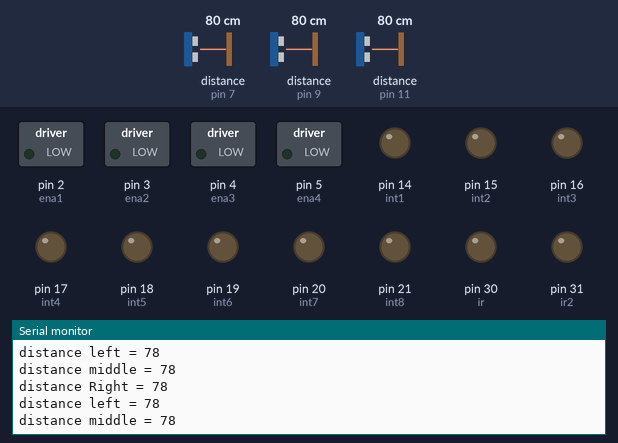
A sketch run on a simulated Arduino Mega 2560, built with avr-gcc and run on an emulated ATmega2560. Shown: switched loads named in the sketch (green lamp = pin HIGH), output pins drawn as LEDs (lit = HIGH), the last lines printed to the serial monitor. Wiring (inferred from the names in the program): 3 × ultrasonic range finder: trigger pin 6, echo pin 7 / trigger pin 8, echo pin 9 / trigger pin 10, echo pin 11. The inputs (shaded band) are chosen by the test bench; at power-on: distance to the obstacle (sensors on pin 7, pin 11, pin 9) 80 cm. The echo pulse lasts 58.3 µs per cm; pins used as bus, display or sensor lines are not drawn.

Above: at 1.2 s.
1.3 s: distance to the obstacle (sensor on pin 7) set to 12 cm
At 2.2 s:
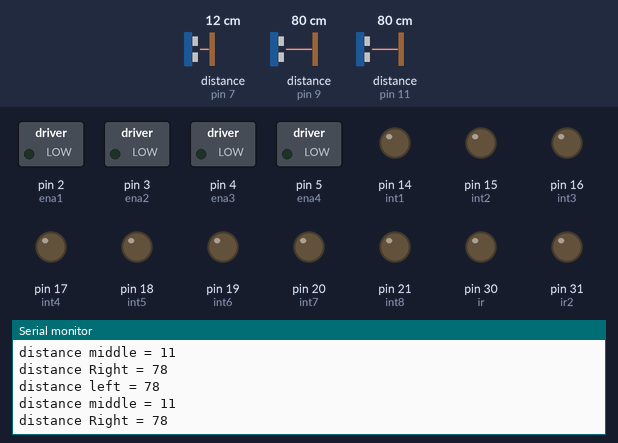
4.3 s: distance to the obstacle (sensor on pin 7) set to 9 cm
At 4.9 s:
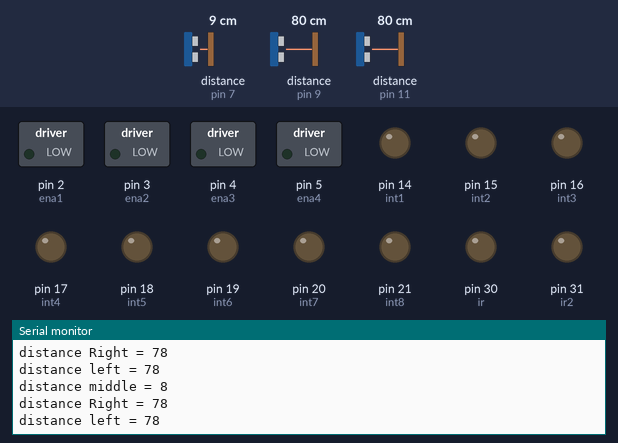
10.3 s: distance to the obstacle (sensor on pin 11) set to 12 cm
At 11.4 s:
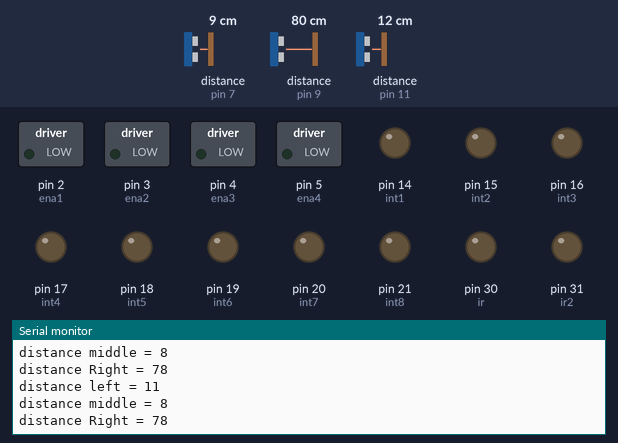
11.8 s: distance to the obstacle (sensor on pin 11) set to 9 cm
At 12.8 s:
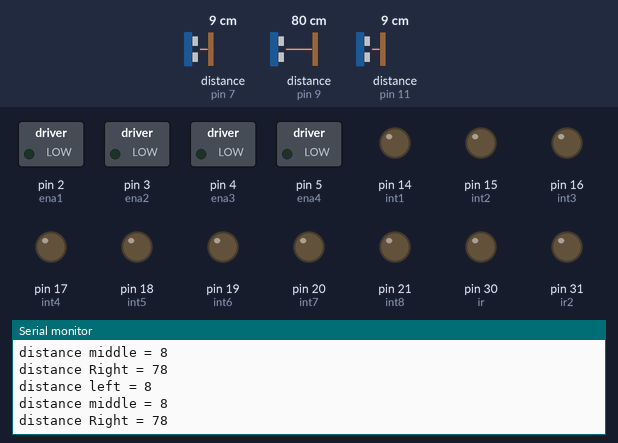
Timing chart, 0 to 14.8 s (numbered marks = the images above; inputs shaded):
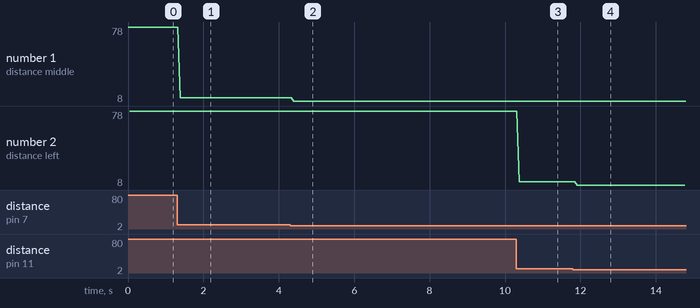

The sketch:

maze_robot_part_edited.ino
```cpp
#define ena1 2///////////
//top right Motor
#define ena2 3///*//*//*//*//*//*//*//*//*//*//*//*//*//*//*//*//*//*//*//*
//buttom right motor
#define ena3 4///////////////
//top left Motor
#define ena4 5///*//*//*//*//*//*//*//*//*//*//*//*//*//*//*//*//*//*//*//*
//buttom left motor


/////////////////////////////////////////////////////////////
#define int1 14
//for ena1
#define int2 15
//for ena1
#define int3 16
//for ena2
#define int4 17
//for ena2
#define int5 18
//for ena3
#define int6 19
//for ena3
#define int7 20
//for ena4
#define int8 21
//for ena4


#define ulmt 6
#define ulme 7
#define ulrt 8
#define ulre 9
#define ullt 10
#define ulle 11
#define ir 30
#define ir2 31
//irsensor
int i=180;
int k=0;
long durationm;
long durationr;
long durationl;
long distancem;
long distancer;
long distancel;
void setup()
{
pinMode(ena1,OUTPUT);
pinMode(ena2,OUTPUT);
pinMode(ena3,OUTPUT);
pinMode(ena4,OUTPUT);


pinMode(int1,OUTPUT);
pinMode(int2,OUTPUT);
pinMode(int3,OUTPUT);
pinMode(int4,OUTPUT);
pinMode(int5,OUTPUT);
pinMode(int6,OUTPUT);
pinMode(int7,OUTPUT);
pinMode(int8,OUTPUT);


pinMode(ulmt,OUTPUT);
pinMode(ulme,INPUT);
pinMode(ulrt,OUTPUT);
pinMode(ulre,INPUT);
pinMode(ullt,OUTPUT);
pinMode(ulle,INPUT);
pinMode(ir,OUTPUT);
pinMode(ir2,OUTPUT);
//(ena=Motor),(ir= infraredsensor),(um=ultrasonic)

Serial.begin(9600);//enable Serial monitor
}
void loop()
{

 ulm();
 ulr();
 ull();
if((distancem>10)&&(distancer<10)&&(distancel<10)&&(ir==0)&&(ir2==0))//ir==0 mean that there is nothing ir2==0 mean that there is nothings
{
forword();
}
if((distancem>10)&&(distancer>10)&&(distancel>10)&&(ir==0)&&(ir2==0))//ir==0 mean that there is nothing ir2==0 mean that there is nothings
{
forword();
}
if((distancem>10)&&(distancer>10)&&(distancel<10)&&(ir==0)&&(ir2==0))//ir==0 mean that there is nothing ir2==0 mean that there is nothings
{
forword();
}
if((distancem>10)&&(distancer<10)&&(distancel>10)&&(ir==0)&&(ir2==0))//ir==0 mean that there is nothing ir2==0 mean that there is nothings
{
forword();
}


if((distancem<10)&&(distancer>10)&&(distancel<10)&&(ir==0)&&(ir2==0))//ir==0 mean that there is nothing ir2==0 mean that there is nothings
{
stop1();
delay(500);
Right();
}
if((distancem<10)&&(distancer>10)&&(distancel>10)&&(ir==0)&&(ir2==0))//ir==0 mean that there is nothing ir2==0 mean that there is nothings
{
stop1();
delay(500);
Right();
}


if((distancem<10)&&(distancer<10)&&(distancel>10)&&(ir==0)&&(ir2==0))//ir==0 mean that there is nothing ir2==0 mean that there is nothings
{
stop1();
delay(500);
left();
}
if((distancem<10)&&(distancer<10)&&(distancel<10)&&(ir==0)&&(ir2==0))//ir==0 mean that there is nothing ir2==0 mean that there is nothings
{
stop1();
delay(500);
reverse();
}


if((distancem>10)&&(distancer<10)&&(distancel<10)&&(ir==1)&&(ir2==1))//ir==1 mean that there is black ir2==1 mean that there is black
{
stop1();
delay(500);
reverse();
}
if((distancem>10)&&(distancer>10)&&(distancel>10)&&(ir==1)&&(ir2==1))//ir==1 mean that there is black ir2==1 mean that there is black
{
stop1();
delay(500);
reverse();
}
if((distancem>10)&&(distancer>10)&&(distancel<10)&&(ir==1)&&(ir2==1))//ir==1 mean that there is black ir2==1 mean that there is black
{
stop1();
delay(500);
reverse();
}
if((distancem>10)&&(distancer<10)&&(distancel>10)&&(ir==1)&&(ir2==1))//ir==1 mean that there is black ir2==1 mean that there is black
{
stop1();
delay(500);
reverse();
}
if((distancem<10)&&(distancer>10)&&(distancel<10)&&(ir==1)&&(ir2==1))//ir==1 mean that there is black ir2==1 mean that there is black
{
stop1();
delay(500);
reverse();
}
if((distancem<10)&&(distancer>10)&&(distancel>10)&&(ir==1)&&(ir2==1))//ir==1 mean that there is black ir2==1 mean that there is black
{
stop1();
delay(500);
reverse();
}
if((distancem<10)&&(distancer<10)&&(distancel>10)&&(ir==1)&&(ir2==1))//ir==1 mean that there is black ir2==1 mean that there is black
{
stop1();
delay(500);
reverse();
}
if((distancem<10)&&(distancer<10)&&(distancel<10)&&(ir==1)&&(ir2==1))//ir==1 mean that there is black ir2==1 mean that there is black
{
stop1();
delay(500);
reverse();
}
}
```

A_Direction_Code.ino
```cpp
void forword()
{
digitalWrite(ena1,i);
digitalWrite(ena2,i);
digitalWrite(ena3,i);
digitalWrite(ena4,i);
digitalWrite(int1,LOW);
digitalWrite(int2,HIGH);
digitalWrite(int3,HIGH);
digitalWrite(int4,LOW);
digitalWrite(int5,LOW);
digitalWrite(int6,HIGH);
digitalWrite(int7,LOW);
digitalWrite(int8,HIGH);
//(int1,int2 for ena1),(int3,int4 for ena2)and soo on .....
//(HIGH,LOW)move forword (LOW,HIGH)MOVE Backword
// the speed i =180 and speed k =0
}


void Right()
{
digitalWrite(ena1,k);
digitalWrite(ena2,k);
digitalWrite(ena3,i);
digitalWrite(ena4,i);
digitalWrite(int1,HIGH);
digitalWrite(int2,HIGH);
digitalWrite(int3,HIGH);
digitalWrite(int4,HIGH);
digitalWrite(int5,LOW);
digitalWrite(int6,HIGH);
digitalWrite(int7,LOW);
digitalWrite(int8,HIGH);
//(int1,int2 for ena1),(int3,int4 for ena2)and soo on .....
//(HIGH,LOW)move forword (LOW,HIGH)MOVE Backword
// the speed i =180 and speed k =0
}


void left()
{
digitalWrite(ena1,i);
digitalWrite(ena2,i);
digitalWrite(ena3,k);
digitalWrite(ena4,k);
digitalWrite(int1,LOW);
digitalWrite(int2,HIGH);
digitalWrite(int3,HIGH);
digitalWrite(int4,LOW);
digitalWrite(int5,HIGH);
digitalWrite(int6,HIGH);
digitalWrite(int7,HIGH);
digitalWrite(int8,HIGH);
//(int1,int2 for ena1),(int3,int4 for ena2)and soo on .....
//(HIGH,LOW)move forword (LOW,HIGH)MOVE Backword
// the speed i =180 and speed k =0
}


void stop1()
{
digitalWrite(ena1,k);
digitalWrite(ena2,k);
digitalWrite(ena3,k);
digitalWrite(ena4,k);
digitalWrite(int1,HIGH);
digitalWrite(int2,HIGH);
digitalWrite(int3,HIGH);
digitalWrite(int4,HIGH);
digitalWrite(int5,HIGH);
digitalWrite(int6,HIGH);
digitalWrite(int7,HIGH);
digitalWrite(int8,HIGH);
//(int1,int2 for ena1),(int3,int4 for ena2)and soo on .....
//(HIGH,LOW)move forword (LOW,HIGH)MOVE Backword
// the speed i =180 and speed k =0
}


void reverse()
{
digitalWrite(ena1,i);
digitalWrite(ena2,i);
digitalWrite(ena3,i);
digitalWrite(ena4,i);
digitalWrite(int1,HIGH);
digitalWrite(int2,LOW);
digitalWrite(int3,LOW);
digitalWrite(int4,HIGH);
digitalWrite(int5,HIGH);
digitalWrite(int6,LOW);
digitalWrite(int7,HIGH);
digitalWrite(int8,LOW);
delay(1000);

digitalWrite(ena1,k);
digitalWrite(ena2,k);
digitalWrite(ena3,i);
digitalWrite(ena4,i);
digitalWrite(int1,HIGH);
digitalWrite(int2,HIGH);
digitalWrite(int3,HIGH);
digitalWrite(int4,HIGH);
digitalWrite(int5,LOW);
digitalWrite(int6,HIGH);
digitalWrite(int7,LOW);
digitalWrite(int8,HIGH);
delay(5000);
//(int1,int2 for ena1),(int3,int4 for ena2)and soo on .....
//(HIGH,LOW)move forword (LOW,HIGH)MOVE Backword
// the speed i =180 and speed k =0
}
```

B_Ultrasonic_Code.ino
```cpp
void ulm()
{
digitalWrite(ulmt,LOW);
delayMicroseconds(2);
digitalWrite(ulmt,HIGH);
delayMicroseconds(10);
digitalWrite(ulmt,LOW);
durationm=pulseIn(ulme,HIGH);
distancem= durationm*0.034/2;//or 29.1
//(ulmr=trigpin)(ulml=echpin)
Serial.print("distance middle = ");
Serial.println(distancem);
}


void ulr()
{
digitalWrite(ulrt,LOW);
delayMicroseconds(2);
digitalWrite(ulrt,HIGH);
delayMicroseconds(10);
digitalWrite(ulrt,LOW);
durationr=pulseIn(ulre,HIGH);
distancer= durationr*0.034/2;//or 29.1
//(ulmr=trigpin)(ulml=echpin)
Serial.print("distance Right = ");
Serial.println(distancer);

}


void ull()
{
digitalWrite(ullt,LOW);
delayMicroseconds(2);
digitalWrite(ullt,HIGH);
delayMicroseconds(10);
digitalWrite(ullt,LOW);
durationl=pulseIn(ulle,HIGH);
distancel= durationl*0.034/2;//or 29.1
//(ulmr=trigpin)(ulml=echpin)
Serial.print("distance left = ");
Serial.println(distancel);
}
```

Measured:
- the behaviour switches between 11 and 10 cm on distance to the obstacle (sensor on pin 7) (found by bisection; images 1 and 2)
- after the input at 1.3 s, the serial monitor: prints a new line after 0.08 s (image 1)
- after the input at 4.3 s, the serial monitor: prints a new line after 0.10 s (image 2)
- after the input at 10.3 s, the serial monitor: prints a new line after 0.07 s (image 3)
- after the input at 11.8 s, the serial monitor: prints a new line after 0.12 s (image 4)
- plotted number 1: 78 → 11 after the input at 1.3 s, 11 → 8 after the input at 4.3 s
- plotted number 2: 78 → 11 after the input at 10.3 s
